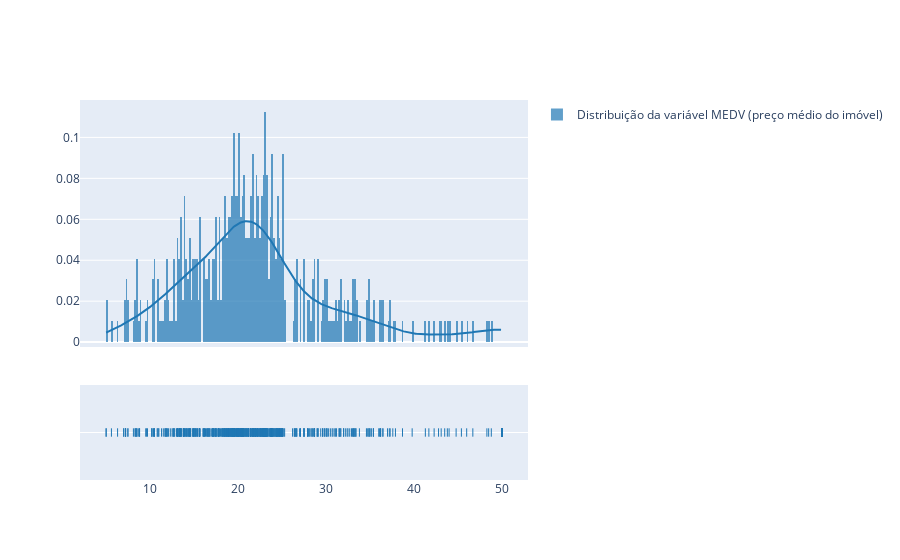

Write notebook code for a chart like this one.
### Code cell
# visualizando a distribuição da variável MEDV
import plotly.figure_factory as ff
labels = ['Distribuição da variável MEDV (preço médio do imóvel)']
fig = ff.create_distplot([data.MEDV], labels, bin_size=.2)
fig.show()

### Figure 1 — Plotly figure (JSON) as saved in the notebook; plotly's stock layout.template omitted (floating-point values rounded to 4 significant figures; data arrays with more than 128 entries replaced by an {"elided": "..."} marker saying what was removed)
{"data": [{"histnorm": "probability density", "legendgroup": "Distribuição da variável MEDV (preço médio do imóvel)", "marker": {"color": "rgb(31, 119, 180)"}, "name": "Distribuição da variável MEDV (preço médio do imóvel)", "opacity": 0.7, "type": "histogram", "x": {"elided": "506 float values"}, "xaxis": "x", "xbins": {"end": 50, "size": 0.2, "start": 5}, "yaxis": "y"}, {"legendgroup": "Distribuição da variável MEDV (preço médio do imóvel)", "marker": {"color": "rgb(31, 119, 180)"}, "mode": "lines", "name": "Distribuição da variável MEDV (preço médio do imóvel)", "showlegend": false, "type": "scatter", "x": {"elided": "500 float values"}, "xaxis": "x", "y": {"elided": "500 float values"}, "yaxis": "y"}, {"legendgroup": "Distribuição da variável MEDV (preço médio do imóvel)", "marker": {"color": "rgb(31, 119, 180)", "symbol": "line-ns-open"}, "mode": "markers", "name": "Distribuição da variável MEDV (preço médio do imóvel)", "showlegend": false, "type": "scatter", "x": {"elided": "506 float values"}, "xaxis": "x", "y": {"elided": "506 str values"}, "yaxis": "y2"}], "layout": {"autosize": true, "barmode": "overlay", "hovermode": "closest", "legend": {"traceorder": "reversed"}, "xaxis": {"anchor": "y2", "autorange": true, "domain": [0, 1], "range": [2.267, 52.73], "type": "linear", "zeroline": false}, "yaxis": {"anchor": "free", "autorange": true, "domain": [0.35, 1], "position": 0, "range": [-0.002386, 0.1183], "type": "linear"}, "yaxis2": {"anchor": "x", "autorange": true, "domain": [0, 0.25], "dtick": 1, "range": [-1, 1], "showticklabels": false, "type": "category"}}}
